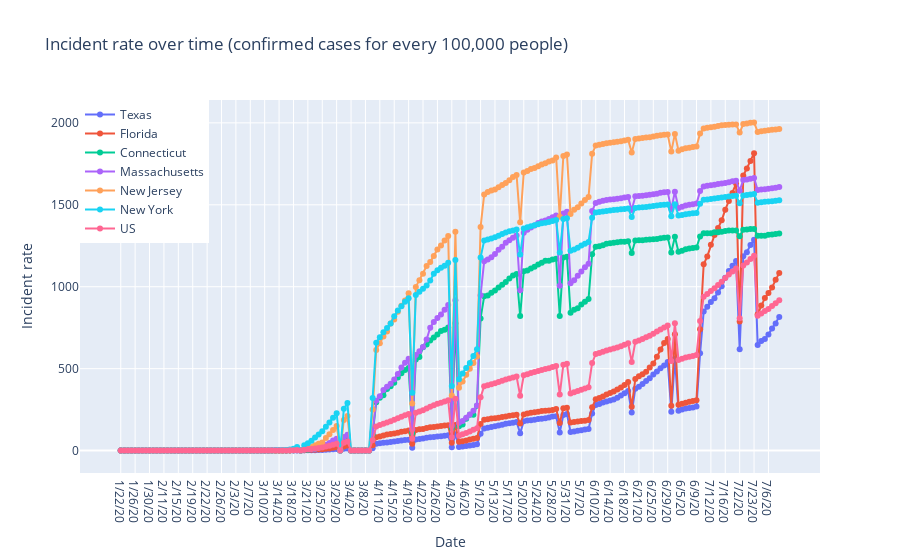

Notebook code for this chart:
### Code cell
def plot_countries():
  x = covid_confirmed_agg.columns[:-3]
  ny_y = df.loc[df["Province_State"]=="New York", "Incidence_Rate"]
  fl_y = df.loc[df["Province_State"]=="Florida", "Incidence_Rate"]
  ct_y = df.loc[df["Province_State"]=="Connecticut", "Incidence_Rate"]
  ma_y = df.loc[df["Province_State"]=="Massachusetts", "Incidence_Rate"]
  tx_y = df.loc[df["Province_State"]=="Texas", "Incidence_Rate"]
  nj_y= df.loc[df["Province_State"]=="New Jersey", "Incidence_Rate"]
  us_y = df.loc[df["Province_State"]=="US", "Incidence_Rate"]
  fig=go.Figure()
  fig.add_trace(go.Scatter(x=x, y=tx_y,
                      mode='lines+markers',
                      name='Texas'))
  fig.add_trace(go.Scatter(x=x, y=fl_y,
                      mode='lines+markers',
                      name='Florida'))
  fig.add_trace(go.Scatter(x=x, y=ct_y,
                      mode='lines+markers',
                      name='Connecticut'))
  fig.add_trace(go.Scatter(x=x, y=ma_y,
                      mode='lines+markers',
                      name='Massachusetts'))
  fig.add_trace(go.Scatter(x=x, y=nj_y,
                      mode='lines+markers',
                      name='New Jersey'))
  fig.add_trace(go.Scatter(x=x, y=ny_y,
                      mode='lines+markers',
                      name='New York'))
  fig.add_trace(go.Scatter(x=x, y=us_y,
                      mode='lines+markers',
                      name='US'))
  fig.update_layout(title="Incident rate over time (confirmed cases for every 100,000 people)",
                      xaxis_title="Date",yaxis_title="Incident rate",legend=dict(x=0,y=1,traceorder="normal"))
  fig.show()
plot_countries()

### Figure 1 — Plotly figure (JSON) as saved in the notebook; plotly's stock layout.template omitted (floating-point values rounded to 4 significant figures; data arrays with more than 128 entries replaced by an {"elided": "..."} marker saying what was removed)
{"data": [{"mode": "lines+markers", "name": "Texas", "type": "scatter", "x": {"elided": "184 str values"}, "y": {"elided": "184 float values"}}, {"mode": "lines+markers", "name": "Florida", "type": "scatter", "x": {"elided": "184 str values"}, "y": {"elided": "184 float values"}}, {"mode": "lines+markers", "name": "Connecticut", "type": "scatter", "x": {"elided": "184 str values"}, "y": {"elided": "184 float values"}}, {"mode": "lines+markers", "name": "Massachusetts", "type": "scatter", "x": {"elided": "184 str values"}, "y": {"elided": "184 float values"}}, {"mode": "lines+markers", "name": "New Jersey", "type": "scatter", "x": {"elided": "184 str values"}, "y": {"elided": "184 float values"}}, {"mode": "lines+markers", "name": "New York", "type": "scatter", "x": {"elided": "184 str values"}, "y": {"elided": "184 float values"}}, {"mode": "lines+markers", "name": "US", "type": "scatter", "x": {"elided": "184 str values"}, "y": {"elided": "184 float values"}}], "layout": {"legend": {"traceorder": "normal", "x": 0, "y": 1}, "title": {"text": "Incident rate over time (confirmed cases for every 100,000 people)"}, "xaxis": {"title": {"text": "Date"}}, "yaxis": {"title": {"text": "Incident rate"}}}}
